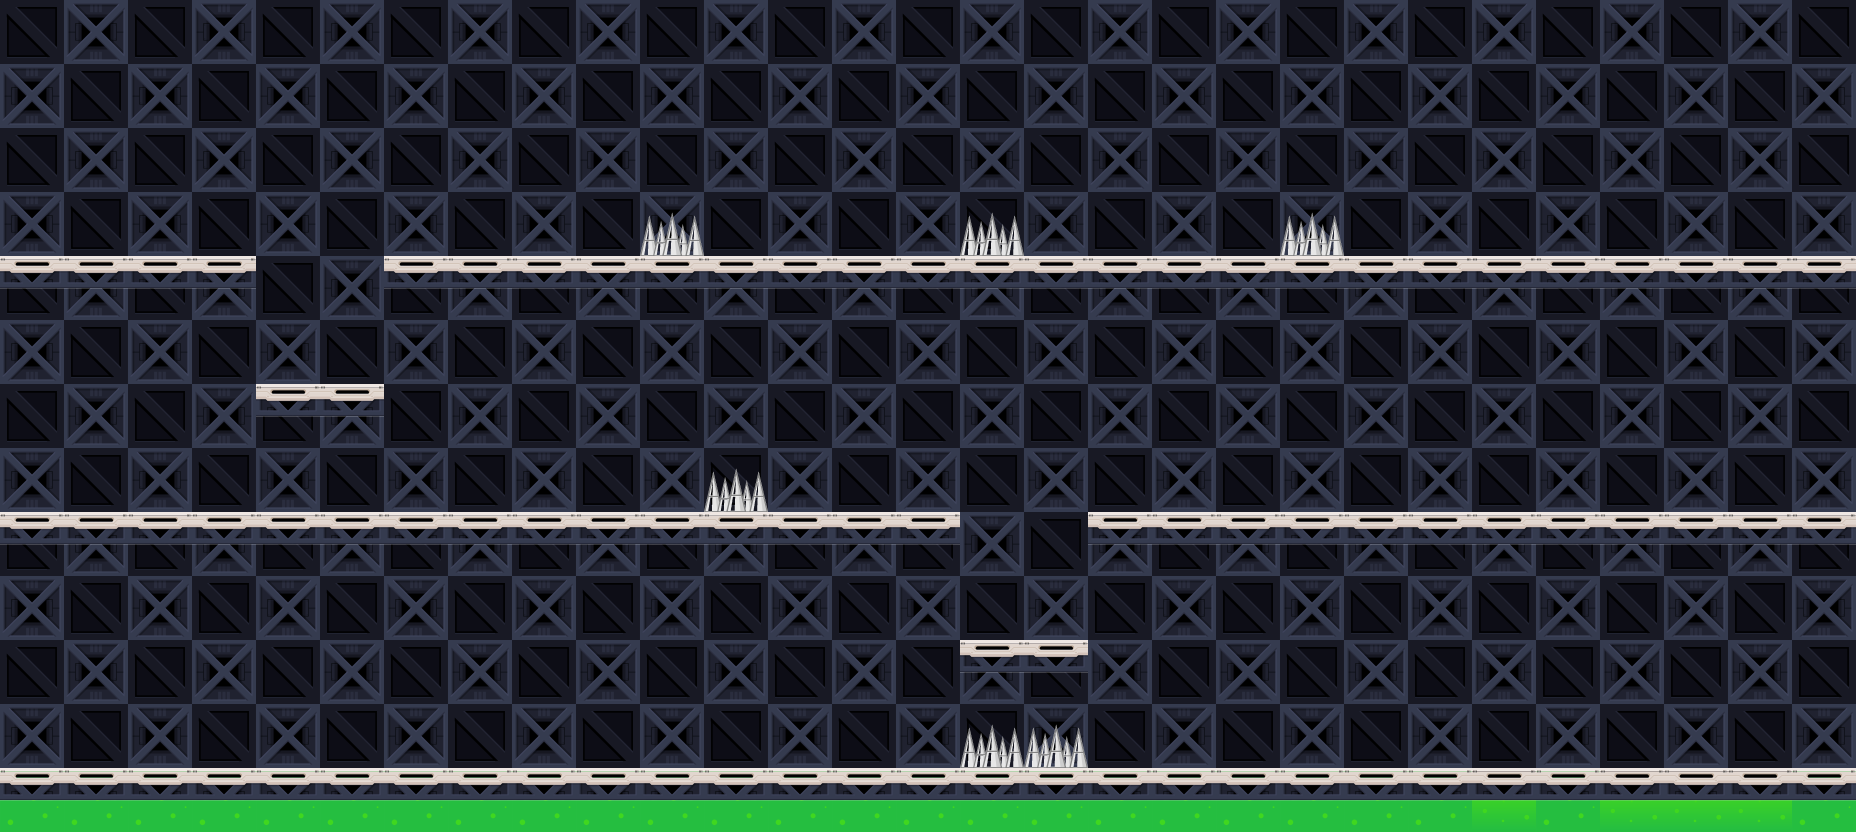

A level layout from a 2D game, rendered from its tile map. Below: a short description, then the map file with its tile-grid data intact:
An orthogonal 29x13 tile map with 64x64 px tiles, 3 tile layers (Collisions, Tile Layer 1, Tile Layer 2).

<map version="1.2" tiledversion="1.3.2" orientation="orthogonal" renderorder="right-down" compressionlevel="0" width="29" height="13" tilewidth="64" tileheight="64" infinite="0" nextlayerid="4" nextobjectid="1">
 <tileset firstgid="1" source="MiniGameTileSet.tsx" />
 <layer id="3" name="Collisions" width="29" height="13">
  <data encoding="csv">
1,1,1,1,1,1,1,1,1,1,1,1,1,1,1,1,1,1,1,1,1,1,1,1,1,1,1,1,1,
1,11,11,11,11,11,11,11,11,11,11,11,11,11,11,11,11,11,11,11,11,11,11,11,11,11,11,11,1,
1,11,11,11,11,11,11,11,11,11,11,11,11,11,11,11,11,11,11,11,11,11,11,11,11,11,11,11,1,
1,11,11,11,11,11,11,11,11,11,2,11,11,11,11,2,11,11,11,11,2,11,11,11,11,11,11,11,1,
1,1,1,1,11,11,1,1,1,1,1,1,1,1,1,1,1,1,1,1,1,1,1,1,1,1,1,1,1,
1,11,11,11,11,11,11,11,11,11,11,11,11,11,11,11,11,11,11,11,11,11,11,11,11,11,11,11,1,
1,11,11,11,1,1,11,11,11,11,11,11,11,11,11,11,11,11,11,11,11,11,11,11,11,11,11,11,1,
1,11,11,11,11,11,11,11,11,11,11,2,11,11,11,11,11,11,11,11,11,11,11,11,11,11,11,11,1,
1,1,1,1,1,1,1,1,1,1,1,1,1,1,1,11,11,1,1,1,1,1,1,1,1,1,1,1,1,
1,11,11,11,11,11,11,11,11,11,11,11,11,11,11,11,11,11,11,11,11,11,11,11,11,11,11,11,1,
1,11,11,11,11,11,11,11,11,11,11,11,11,11,11,1,1,11,11,11,11,11,11,11,11,11,11,11,1,
1,11,11,11,11,11,11,11,11,11,11,11,11,11,11,2,2,11,11,11,11,11,11,11,11,11,11,11,1,
1,1,1,1,1,1,1,1,1,1,1,1,1,1,1,1,1,1,1,1,1,1,1,1,1,1,1,1,1
</data>
 </layer>
 <layer id="1" name="Tile Layer 1" width="29" height="13">
  <data encoding="csv">
6,24,6,24,6,24,6,24,6,24,6,24,6,24,6,24,6,24,6,24,6,24,6,24,6,24,6,24,6,
24,6,24,6,24,6,24,6,24,6,24,6,24,6,24,6,24,6,24,6,24,6,24,6,24,6,24,6,24,
6,24,6,24,6,24,6,24,6,24,6,24,6,24,6,24,6,24,6,24,6,24,6,24,6,24,6,24,6,
24,6,24,6,24,6,24,6,24,6,24,6,24,6,24,6,24,6,24,6,24,6,24,6,24,6,24,6,24,
6,24,6,24,6,24,6,24,6,24,6,24,6,24,6,24,6,24,6,24,6,24,6,24,6,24,6,24,6,
24,6,24,6,24,6,24,6,24,6,24,6,24,6,24,6,24,6,24,6,24,6,24,6,24,6,24,6,24,
6,24,6,24,6,24,6,24,6,24,6,24,6,24,6,24,6,24,6,24,6,24,6,24,6,24,6,24,6,
24,6,24,6,24,6,24,6,24,6,24,6,24,6,24,6,24,6,24,6,24,6,24,6,24,6,24,6,24,
6,24,6,24,6,24,6,24,6,24,6,24,6,24,6,24,6,24,6,24,6,24,6,24,6,24,6,24,6,
24,6,24,6,24,6,24,6,24,6,24,6,24,6,24,6,24,6,24,6,24,6,24,6,24,6,24,6,24,
6,24,6,24,6,24,6,24,6,24,6,24,6,24,6,24,6,24,6,24,6,24,6,24,6,24,6,24,6,
24,6,24,6,24,6,24,6,24,6,24,6,24,6,24,6,24,6,24,6,24,6,24,6,24,6,24,6,24,
2,2,2,2,2,2,2,2,2,2,2,2,2,2,2,2,2,2,2,2,2,2,2,1,2,1,1,1,2
</data>
 </layer>
 <layer id="2" name="Tile Layer 2" width="29" height="13">
  <data encoding="csv">
0,0,0,0,0,0,0,0,0,0,0,0,0,0,0,0,0,0,0,0,0,0,0,0,0,0,0,0,0,
0,0,0,0,0,0,0,0,0,0,0,0,0,0,0,0,0,0,0,0,0,0,0,0,0,0,0,0,0,
0,0,0,0,0,0,0,0,0,0,0,0,0,0,0,0,0,0,0,0,0,0,0,0,0,0,0,0,0,
0,0,0,0,0,0,0,0,0,30,13,0,0,0,30,13,0,0,0,30,13,0,0,0,0,0,0,0,0,
18,18,18,18,0,0,18,18,18,18,18,18,18,18,18,18,18,18,18,18,18,18,18,18,18,18,18,18,18,
0,0,0,0,0,0,0,0,0,0,0,0,0,0,0,0,0,0,0,0,0,0,0,0,0,0,0,0,0,
0,0,0,0,18,18,0,0,0,0,0,0,0,0,0,0,0,0,0,0,0,0,0,0,0,0,0,0,0,
0,0,30,0,0,0,0,0,0,0,0,13,30,0,0,0,0,0,0,0,0,30,30,0,0,0,0,0,0,
18,18,18,18,18,18,18,18,18,18,18,18,18,18,18,0,0,18,18,18,18,18,18,18,18,18,18,18,18,
0,0,0,0,0,0,0,0,0,0,0,0,0,0,0,0,0,0,0,0,0,0,0,0,0,0,0,0,0,
0,0,0,0,0,0,0,0,0,0,0,0,0,0,0,18,18,0,0,0,0,0,0,0,0,0,0,0,0,
0,0,0,0,0,0,0,0,0,0,0,0,0,0,0,13,13,0,0,0,0,0,0,0,0,0,0,0,0,
18,18,18,18,18,18,18,18,18,18,18,18,18,18,18,18,18,18,18,18,18,18,18,18,18,18,18,18,18
</data>
 </layer>
</map>
